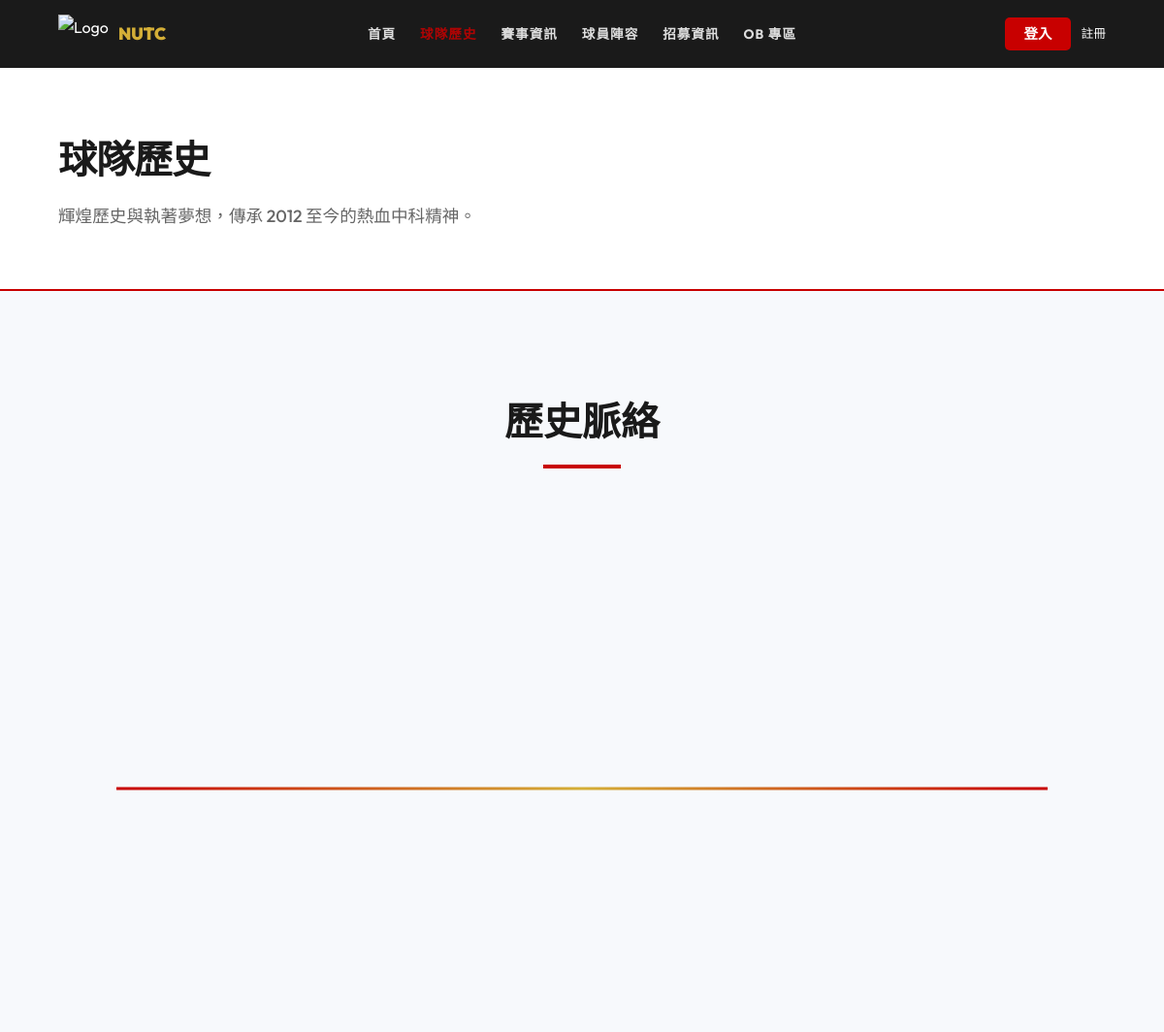
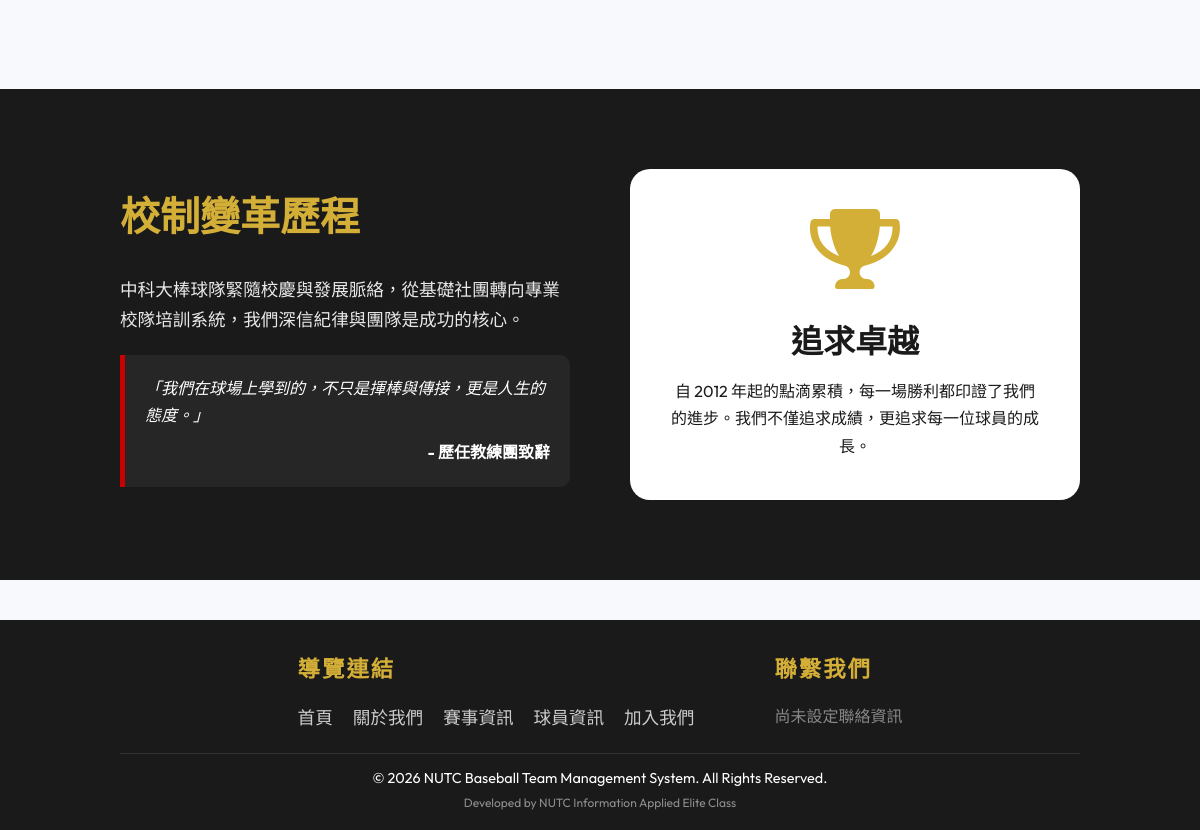
The page /about.php on the database as committed earlier (2 pictures, top to bottom).
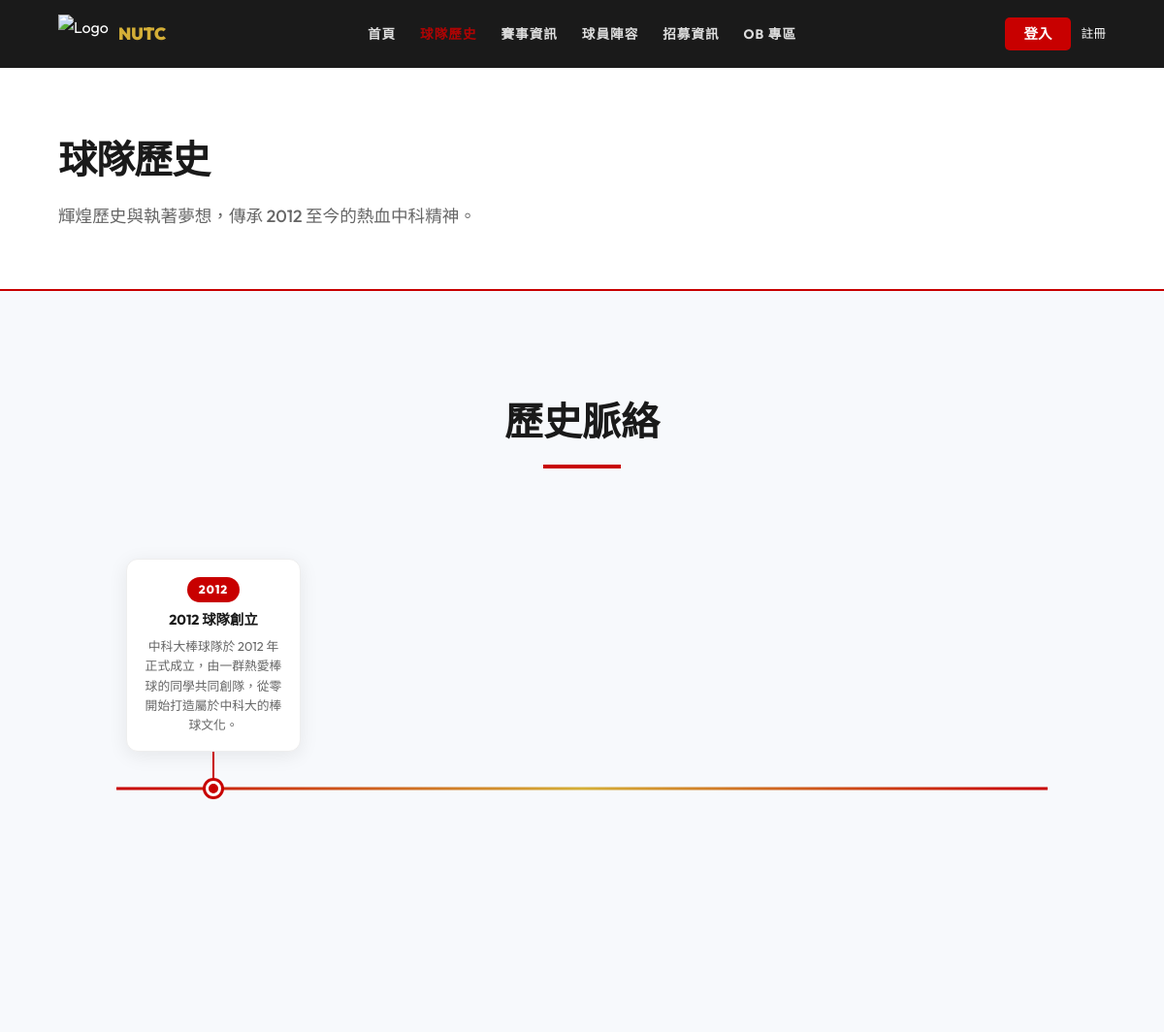
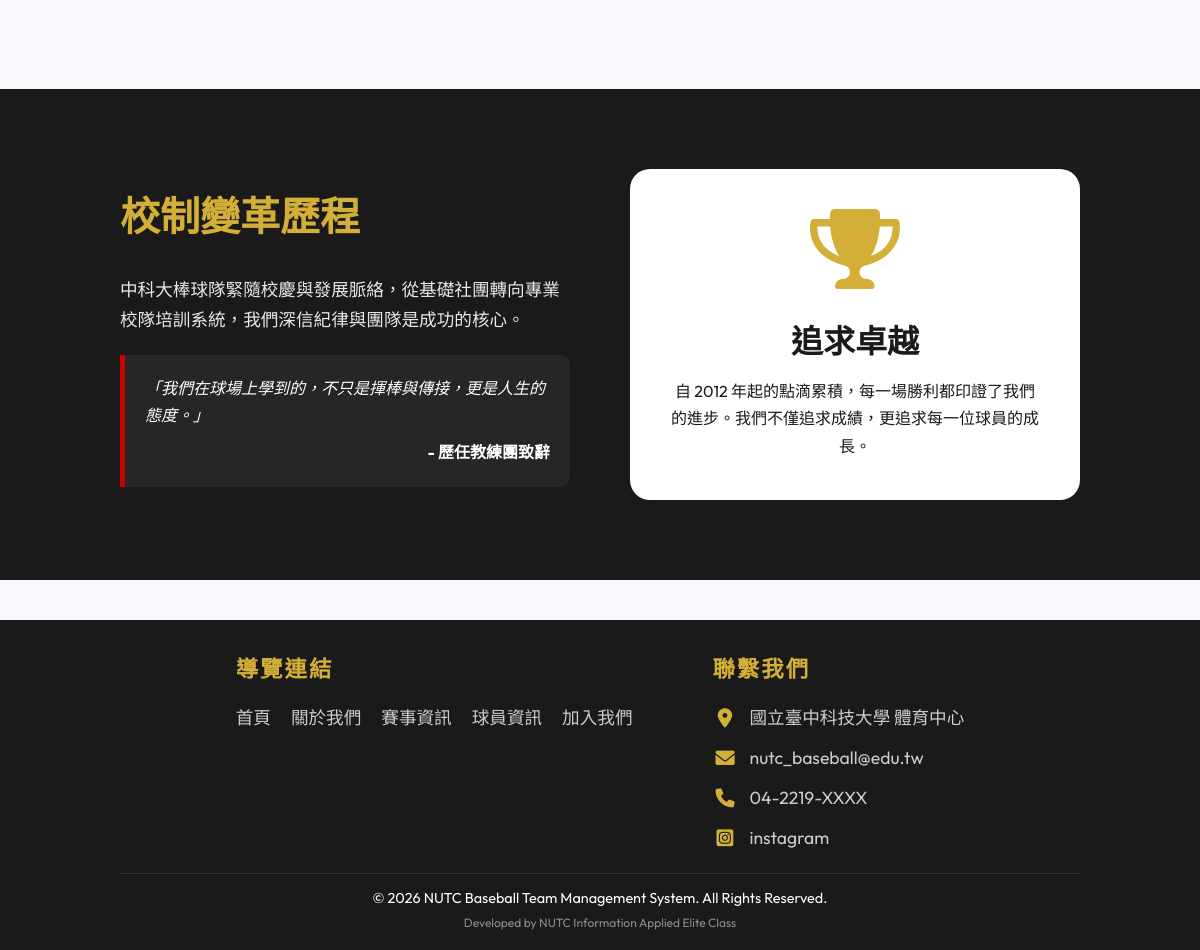
The same page on the database as committed later (2 pictures, top to bottom).
### tables this page shows
CREATE TABLE `teamhistory` (
  `History_Id` int(11) NOT NULL COMMENT '紀錄識別碼',
  `Team_Id` int(11) NOT NULL COMMENT '關聯 Team.team_Id',
  `title` varchar(100) NOT NULL COMMENT '標題',
  `content` text DEFAULT NULL COMMENT '詳細簡介內容',
  `start_year` int(11) DEFAULT NULL COMMENT '起始年份'
);

CREATE TABLE `contact_us` (
  `id` int(11) NOT NULL,
  `icon_class` varchar(50) NOT NULL,
  `content_text` varchar(255) NOT NULL
);

### includes/config.php (called while the page is built, shortened)
<?php
require_once 'Database.php';
$db = new Database();
function isLoggedIn() {
    return isset($_SESSION['user']);
}
if (empty($db->getAll('team'))) {
    $teamJsonPath = __DIR__ . '/../data/team.json';
    if (file_exists($teamJsonPath)) {
        $teamsData = json_decode(file_get_contents($teamJsonPath), true);
        if ($teamsData) {
            foreach ($teamsData as $t) {
                $db->insert('team', [
                    'team_Id' => $t['team_id'],
                    'team_name' => $t['team_name'],
                    'team_type' => $t['team_type']
                ]);
            }
        }
    } else {
        $db->insert('team', ['team_Id' => 1, 'team_name' => '中科大男棒', 'team_type' => 'Men']);
        $db->insert('team', ['team_Id' => 2, 'team_name' => '中科大女棒', 'team_type' => 'Woman']);
        $db->insert('team', ['team_Id' => 3, 'team_name' => '中科大OB', 'team_type' => 'OB']);
    }
    if (!$db->find('member', 'account', 'admin')) {
        $db->insert('member', [
            'account' => 'admin',
            'password' => password_hash('admin123', PASSWORD_DEFAULT),
            'name' => '管理者(Admin)',
            'role' => 'admin',
            'status' => 'active'
        ]);
    }
    if (!$db->find('member', 'account', 'user1')) {
        $db->insert('member', [
            'account' => 'user1',
            'password' => password_hash('123', PASSWORD_DEFAULT),
            'name' => '管理者(User1)',
            'role' => 'admin',
            'status' => 'active'
        ]);
    }
    if (empty($db->getAll('news'))) {
        $newsData = [
            ['title' => '2026 全國大專棒球聯賽開跑！', 'content' => '本校棒球隊將於 4 月 10 日出征，第一場對戰東海大學。歡迎各位同學前往台中棒球場加油！'],
            ['title' => '招募新血：女棒隊熱烈招生中', 'content' => '想要體驗熱血的棒球生活嗎？中科大女棒隊歡迎妳的加入，不限球技，只要有心！'],
            ['title' => 'OB 比賽：學長姐風采再現', 'content' => '上週舉行的 OB 對抗賽圓滿結束，感謝畢業學長姐回校參與，場面溫馨感人。'],
            ['title' => '春季訓練營圓滿落幕', 'content' => '為期一週的春季強化訓練已結束，球員們在打擊與守備技巧上有顯著進步。'],
            ['title' => '全新球隊裝備正式亮相', 'content' => '感謝贊助商支持，本屆聯賽我們將穿上全新的紅金配色球衣，展現中科大氣勢！']
        ];
        foreach ($newsData as $n) {
            $db->insert('news', array_merge($n, ['created_at' => date('Y-m-d H:i:s')]));
        }
    }
    if (empty($db->getAll('player'))) {
        $playerData = [
            ['Player_Name' => '黃郁婷', 'jersey_number' => 11, 'position' => '投手', 'height' => 170, 'weight' => 65],
            ['Player_Name' => '劉詠傑', 'jersey_number' => 23, 'position' => '捕手', 'height' => 178, 'weight' => 75],
            ['Player_Name' => '劉宙翰', 'jersey_number' => 5, 'position' => '內野手', 'height' => 175, 'weight' => 70],
            ['Player_Name' => '張美玲', 'jersey_number' => 7, 'position' => '外野手', 'height' => 165, 'weight' => 55],
            ['Player_Name' => '王小明', 'jersey_number' => 1, 'position' => '投手', 'height' => 182, 'weight' => 80],
            ['Player_Name' => '李華', 'jersey_number' => 45, 'position' => '內野手', 'height' => 172, 'weight' => 68],
            ['Player_Name' => '周杰', 'jersey_number' => 99, 'position' => '外野手', 'height' => 188, 'weight' => 85]
        ];
        foreach ($playerData as $p) {
            $db->insert('player', array_merge($p, [
                'Team_Id' => 1,
                'image_path' => ''
            ]));
        }
    }
    if (empty($db->getAll('ob'))) {
        $obData = [
            ['OB_name' => '陳大文 (108級)', 'graduation_year' => 2019, 'status' => '全國大專聯賽關鍵安打打點王'],
            ['OB_name' => '林小美 (110級)', 'graduation_year' => 2021, 'status' => '女棒創始隊員，首屆全壘打王'],
            ['OB_name' => '趙子龍 (105級)', 'graduation_year' => 2016, 'status' => '傳奇投手，曾創下單場 15 次三振紀錄']
        ];
        foreach ($obData as $o) {
            $db->insert('ob', array_merge($o, ['Team_Id' => 3]));
        }
    }
    if (empty($db->getAll('contact_us'))) {
        $contactData = [
            ['icon_class' => 'fas fa-map-marker-alt', 'content_text' => '國立臺中科技大學 體育中心'],
            ['icon_class' => 'fas fa-envelope', 'content_text' => 'nutc_baseball@edu.tw'],
            ['icon_class' => 'fas fa-phone', 'content_text' => '04-2219-XXXX']
        ];
        foreach ($contactData as $c) {
            $db->insert('contact_us', $c);
        }
    }
}
if (empty($db->getAll('teamhistory'))) {
    $historyData = [
        ['Team_Id' => 1, 'start_year' => 2012, 'title' => '2012 球隊創立', 'content' => '中科大棒球隊於 2012 年正式成立，由一群熱愛棒球的同學共同創隊，從零開始打造屬於中科大的棒球文化。'],
        ['Team_Id' => 1, 'start_year' => 2015, 'title' => '2015 首次全國賽', 'content' => '首次代表學校參加全國大專棒球聯賽，雖未晉級，但展現了球隊的成長與潛力，奠定日後征戰的基礎。'],
        ['Team_Id' => 1, 'start_year' => 2018, 'title' => '2018 女棒隊成立', 'content' => '為推廣女子棒球運動，中科大女棒隊於 2018 年正式成立，成為校內第一支女子棒球隊，吸引眾多女同學投入。'],
        ['Team_Id' => 1, 'start_year' => 2022, 'title' => '2022 聯賽佳績', 'content' => '在全國大專棒球聯賽中取得隊史最佳成績，球員們的努力與付出獲得肯定，激勵全隊持續向上。'],
    ];
    foreach ($historyData as $h) {
        $db->insert('teamhistory', $h);
    }
}

### includes/Database.php (called while the page is built, shortened)
<?php
class Database {
    private $pdo;
    public function __construct() {
        $host = '127.0.0.1';
        $db   = 'baseball_web';
        $user = 'root';
        $pass = '';
        $charset = 'utf8mb4';
        $dsn = "mysql:host=$host;port=3306;dbname=$db;charset=$charset";
        $options = [
            PDO::ATTR_ERRMODE            => PDO::ERRMODE_EXCEPTION,
            PDO::ATTR_DEFAULT_FETCH_MODE => PDO::FETCH_ASSOC,
            PDO::ATTR_EMULATE_PREPARES   => false,
        ];
        try {
            $this->pdo = new PDO($dsn, $user, $pass, $options);
        } catch (\PDOException $e) {
            throw new \PDOException($e->getMessage(), (int)$e->getCode());
        }
    }
    public function getAll($table) {
        $stmt = $this->pdo->query("SELECT * FROM `$table`");
        return $stmt->fetchAll();
    }
}

### about.php (the view)
<?php
require_once 'includes/header.php';
$histories = $db->getAll('teamhistory');
usort($histories, function($a, $b) {
    return $a['start_year'] <=> $b['start_year'];
});
?>
<div class="page-header">
    <h1>球隊歷史</h1>
    <p>輝煌歷史與執著夢想，傳承 2012 至今的熱血中科精神。</p>
</div>
<section class="about-section-1">
    <div class="container">
        <div class="section-title">
            <h2>歷史脈絡</h2>
        </div>
        <div class="timeline-wrapper">
            <div class="timeline-container">
                <?php foreach ($histories as $index => $h): ?>
                    <div class="timeline-item">
                        <div class="timeline-card">
                            <div class="timeline-year"><?= (int)$h['start_year'] ?></div>
                            <h3><?= htmlspecialchars($h['title']) ?></h3>
                            <p><?= nl2br(htmlspecialchars($h['content'])) ?></p>
                        </div>
                        <div class="timeline-connector"></div>
                        <div class="timeline-dot"></div>
                    </div>
                <?php endforeach; ?>
            </div>
        </div>
    </div>
</section>
<section class="about-dark-section">
    <div class="container">
        <div class="about-grid">
            <div>
                <h2 class="about-h2-secondary">校制變革歷程</h2>
                <p class="about-p-highlight">中科大棒球隊緊隨校慶與發展脈絡，從基礎社團轉向專業校隊培訓系統，我們深信紀律與團隊是成功的核心。</p>
                <div class="about-quote-block">
                    <p><i>「我們在球場上學到的，不只是揮棒與傳接，更是人生的態度。」</i></p>
                    <p class="about-quote-author">- 歷任教練團致辭</p>
                </div>
            </div>
            <div class="trophy-card">
                <i class="fas fa-trophy trophy-icon"></i>
                <h3 class="trophy-h3">追求卓越</h3>
                <p>自 2012 年起的點滴累積，每一場勝利都印證了我們的進步。我們不僅追求成績，更追求每一位球員的成長。</p>
            </div>
        </div>
    </div>
</section>
<?php require_once 'includes/footer.php'; ?>

### includes/header.php (shortened to what this page needs)
<?php require_once 'config.php'; ?>
<!DOCTYPE html>
<html lang="zh-TW">
<head>
    <link rel="stylesheet" href="assets/css/style.css">
    <?php
    $css_file = 'assets/css/' . basename($_SERVER['PHP_SELF'], '.php') . '.css';
    if (file_exists($css_file)): ?>
        <link rel="stylesheet" href="<?= $css_file ?>">
    <?php endif; ?>
    <link rel="stylesheet" href="https://cdnjs.cloudflare.com/ajax/libs/font-awesome/6.0.0/css/all.min.css">
</head>
<body>
    <nav>
        <div class="logo">
            <a href="index.php" style="text-decoration: none; color: inherit; display: flex; align-items: center; gap: 10px;">
                <img src="https://img.icons8.com/color/96/baseball.png" alt="Logo" style="height: 40px;">
                <span style="font-size: 1.1rem; font-weight: 900; letter-spacing: 0;">NUTC</span>
            </a>
        </div>
        <div class="nav-links-container">
            <ul class="nav-links">
                <li class="<?= basename($_SERVER['PHP_SELF']) == 'index.php' ? 'active' : '' ?>"><a href="index.php">首頁</a></li>
                <li class="<?= basename($_SERVER['PHP_SELF']) == 'about.php' ? 'active' : '' ?>"><a href="about.php">球隊歷史</a></li>
                <li class="<?= basename($_SERVER['PHP_SELF']) == 'matches.php' ? 'active' : '' ?>"><a href="matches.php">賽事資訊</a></li>
                <li class="<?= basename($_SERVER['PHP_SELF']) == 'players.php' ? 'active' : '' ?>"><a href="players.php">球員陣容</a></li>
                <li class="<?= basename($_SERVER['PHP_SELF']) == 'join.php' ? 'active' : '' ?>"><a href="join.php">招募資訊</a></li>
                <li class="<?= basename($_SERVER['PHP_SELF']) == 'ob.php' ? 'active' : '' ?>"><a href="ob.php">OB 專區</a></li>
            </ul>
        </div>
        <div class="user-action">
            <?php if (isLoggedIn()): ?>
                <?php if (isAdmin()): ?>
                    <a href="admin_dashboard.php" style="margin-right: 15px; color: var(--secondary); text-decoration: none; font-size: 0.8rem; font-weight: 700;">管理後台</a>
                <?php endif; ?>
                <a href="logout.php" class="btn-login" style="background: transparent; color: var(--text-white); border: 2px solid var(--primary); padding: 5px 15px; font-size: 0.8rem;">登出</a>
            <?php else: ?>
                <a href="login.php" class="btn-login" style="padding: 5px 20px; font-size: 0.9rem;">登入</a>
                <a href="register.php" style="margin-left: 10px; color: var(--text-white); text-decoration: none; font-size: 0.8rem;">註冊</a>
            <?php endif; ?>
        </div>
    </nav>

### includes/footer.php (shortened to what this page needs)
<?php
$contactInfos = $db->getAll('contact_us');
?>
<footer>
    <div class="footer-content" style="display: flex; justify-content: center; align-items: flex-start; gap: 80px; max-width: 900px; margin: 0 auto; margin-bottom: 20px;">
        <div class="footer-section">
            <h3 style="margin-bottom: 15px; font-size: 1.4rem; letter-spacing: 2px;">導覽連結</h3>
            <ul style="list-style: none; padding: 0; display: flex; flex-direction: row; flex-wrap: wrap; gap: 10px 20px;">
                <li><a href="index.php" style="color: #ccc; text-decoration: none; transition: color 0.3s; font-size: 1.1rem;">首頁</a></li>
                <li><a href="about.php" style="color: #ccc; text-decoration: none; transition: color 0.3s; font-size: 1.1rem;">關於我們</a></li>
                <li><a href="matches.php" style="color: #ccc; text-decoration: none; transition: color 0.3s; font-size: 1.1rem;">賽事資訊</a></li>
                <li><a href="players.php" style="color: #ccc; text-decoration: none; transition: color 0.3s; font-size: 1.1rem;">球員資訊</a></li>
                <li><a href="join.php" style="color: #ccc; text-decoration: none; transition: color 0.3s; font-size: 1.1rem;">加入我們</a></li>
            </ul>
        </div>
        <div class="footer-section">
            <h3 style="margin-bottom: 15px; font-size: 1.4rem; letter-spacing: 2px;">聯繫我們</h3>
            <div style="display: flex; flex-direction: column; gap: 10px;">
                <?php if (empty($contactInfos)): ?>
                    <p style="color: #888;">尚未設定聯絡資訊</p>
                <?php else: ?>
                    <?php foreach ($contactInfos as $c): ?>
                        <p style="margin: 0; font-size: 1.1rem; color: #ccc; display: flex; align-items: center; gap: 12px;">
                            <i class="<?= htmlspecialchars($c['icon_class']) ?>" style="color: var(--secondary); font-size: 1.2rem; width: 25px; text-align: center;"></i>
                            <span><?= htmlspecialchars($c['content_text']) ?></span>
                        </p>
                    <?php endforeach; ?>
                <?php endif; ?>
            </div>
        </div>
    </div>
    <div class="footer-bottom">
        &copy; 2026 NUTC Baseball Team Management System. All Rights Reserved.
        <br><small style="opacity: 0.5;">Developed by NUTC Information Applied Elite Class</small>
    </div>
</footer>
</body>
</html>

### assets/css/style.css (style rules this page uses)
:root { --primary: #C80000; --secondary: #D4AF37; --bg-white: #FFFFFF; --bg-dark: #1A1A1A; --text-white: #FFFFFF; --text-dark: #1A1A1A; --gray-light: #F4F4F4; --transition: all 0.3s ease-in-out; }
* { margin: 0; padding: 0; box-sizing: border-box; font-family: 'Outfit', 'Noto Sans TC', -apple-system, sans-serif; }
body { background-color: #f7f9fc; color: var(--text-dark); line-height: 1.7; }
section { padding: 60px 10%; background-color: transparent; }
nav { background-color: var(--bg-dark); color: var(--text-white); height: 70px; display: flex; align-items: center; padding: 0 5%; position: sticky; top: 0; z-index: 1000; }
.logo { width: 20%; display: flex; align-items: center; gap: 15px; flex-shrink: 0; }
.nav-links-container { flex-grow: 1; display: flex; justify-content: center; }
.user-action { width: 20%; display: flex; justify-content: flex-end; align-items: center; flex-shrink: 0; }
.logo img { height: 50px; }
.logo span { font-size: 1.5rem; font-weight: 800; letter-spacing: 1px; color: var(--secondary); }
.nav-links { display: flex; list-style: none; gap: 25px; white-space: nowrap; }
.nav-links a { color: var(--text-white); text-decoration: none; font-weight: 700; font-size: 0.85rem; transition: var(--transition); text-transform: uppercase; display: inline-block; letter-spacing: 1px; opacity: 0.85; }
.nav-links li.active a { color: var(--primary); }
.btn-login { background: var(--primary); color: var(--text-white); padding: 10px 25px; border-radius: 5px; text-decoration: none; font-weight: 700; transition: var(--transition); }
.page-header { padding: 60px 5%; background-color: #fff; border-bottom: 2px solid var(--primary); margin-bottom: 40px; text-align: left; }
.page-header h1 { font-size: 2.5rem; font-weight: 900; color: var(--bg-dark); text-transform: uppercase; letter-spacing: -1px; margin: 0; position: relative; display: inline-block; }
.page-header p { font-size: 1.1rem; color: #666; margin-top: 10px; font-weight: 500; }
section { padding: 80px 10%; }
.section-title { text-align: center; margin-bottom: 60px; }
.section-title h2 { font-size: 2.5rem; font-weight: 800; color: var(--text-dark); position: relative; display: inline-block; padding-bottom: 15px; }
.section-title h2::after { content: ''; position: absolute; bottom: 0; left: 50%; transform: translateX(-50%); width: 80px; height: 4px; background: var(--primary); }
footer { background: var(--bg-dark); color: var(--text-white); padding: 30px 10% 15px; margin-top: 40px; }
.footer-content { display: grid; grid-template-columns: repeat(auto-fit, minmax(200px, 1fr)); gap: 20px; margin-bottom: 20px; }
.footer-section h3 { margin-bottom: 12px; color: var(--secondary); }
.footer-bottom { text-align: center; padding-top: 12px; border-top: 1px solid rgba(255,255,255,0.1); font-size: 0.9rem; }
.container { max-width: 1200px; margin: 0 auto; }

Rows that differ between the two databases and show on the page:
added teamhistory: start_year "2012", title "2012 球隊創立", content "中科大棒球隊於 2012 年正式成立，由一群熱愛棒球的同學共同創隊，從零開始打造屬於中科大的棒球文化。"
added contact_us: content_text "國立臺中科技大學 體育中心"
added contact_us: content_text "nutc_baseball@edu.tw"
added contact_us: content_text "04-2219-XXXX"
added contact_us: content_text "instagram"
Other text that changed with them:
text no longer shown: "尚未設定聯絡資訊"
